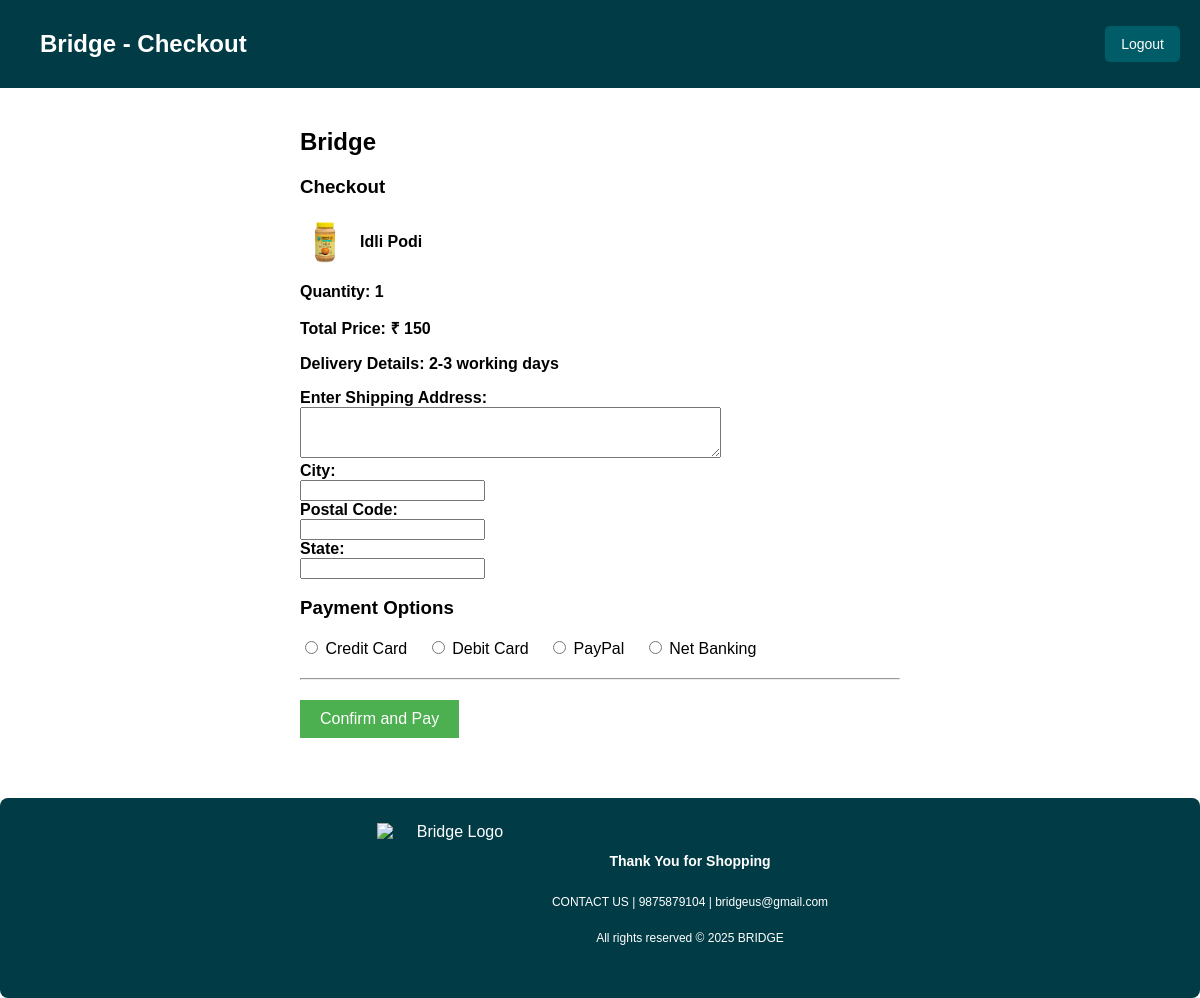
The app's page /checkout/1 (signed in) with its own data.
### tables this page shows
CREATE TABLE products (
    id INTEGER PRIMARY KEY AUTOINCREMENT,
    name TEXT NOT NULL,
    description TEXT NOT NULL,
    price INTEGER NOT NULL,
    quantity INTEGER NOT NULL,
    image TEXT NOT NULL,
    category TEXT,
    seller_id INTEGER,
    FOREIGN KEY (seller_id) REFERENCES sellers(id)
);

### app.py (the view, shortened to what this page needs)
@app.route('/checkout/<int:product_id>', methods=['GET', 'POST'])
def checkout(product_id):
    conn = get_db()
    cur = conn.cursor()
    cur.execute("""
        SELECT id, name, price, image, description, quantity
        FROM products
        WHERE id = ?
    """, (product_id,))
    product = cur.fetchone()
    if not product:
        return "Product not found", 404
    user_id = session.get('user_id')
    if not user_id:
        flash("Please log in to complete checkout.", "error")
        return redirect(url_for('login'))
    quantity = request.args.get('quantity', type=int)
    if quantity is None:
        cur.execute("SELECT quantity FROM cart WHERE user_id = ? AND product_id = ?", (user_id, product_id))
        cart_item = cur.fetchone()
        quantity = cart_item['quantity'] if cart_item else 1
    if product['quantity'] == 0:
        flash("Product out of stock.", "error")
        return redirect(url_for('product_view', product_id=product_id))
    if quantity > product['quantity']:
        flash(f"Only {product['quantity']} items left in stock.", "error")
        return redirect(url_for('product_view', product_id=product_id))
    total_price = product['price'] * quantity
    cur.execute("""
        SELECT address_line, city, postal_code, state
        FROM addresses
        WHERE user_id = ?
        ORDER BY id DESC LIMIT 1
    """, (user_id,))
    address = cur.fetchone()
    return render_template('checkout.html', product=product, quantity=quantity, total_price=total_price, address=address)

### app.py (called while the page is built)
def get_db():
    conn = sqlite3.connect('users.db')
    conn.row_factory = sqlite3.Row  # To return rows as dictionaries
    return conn

### templates/checkout.html (shortened to what this page needs)
<!DOCTYPE html>
<html lang="en">
<head>
</head>
<body>
<div class="header">
    <div class="header">Bridge - Checkout</div>
    <button class="logout-button" onclick="logout()">Logout</button>
</div>
<div class="container">
    <h2>Bridge</h2>
    <h3>Checkout</h3>
    <form method="POST">
        <div class="product">
            <img src="{{ url_for('static', filename='images/' + product.image) }}" alt="Product Image">
            <strong>{{ product.name }}</strong>
        </div>
        <p><strong>Quantity: {{ quantity }}</strong></p>
        <p><strong>Total Price: ₹ {{ total_price }}</strong></p>
        <p><strong>Delivery Details: 2-3 working days</strong></p>
        <label for="address"><strong>Enter Shipping Address:</strong></label><br>
        <textarea name="address" id="address" rows="3" cols="50" required>{{ address.address_line if address else '' }}</textarea><br>
        <label for="city"><strong>City:</strong></label><br>
        <input type="text" name="city" id="city" value="{{ address.city if address else '' }}" required><br>
        <label for="postal_code"><strong>Postal Code:</strong></label><br>
        <input type="text" name="postal_code" id="postal_code" value="{{ address.postal_code if address else '' }}" required><br>
        <label for="state"><strong>State:</strong></label><br>
        <input type="text" name="state" id="state" value="{{ address.state if address else '' }}" required><br>
        <h3>Payment Options</h3>
        <div class="payment-options">
            <input type="radio" name="payment" id="credit-card" value="Credit Card"> <label for="credit-card">Credit Card</label>
            <input type="radio" name="payment" id="debit-card" value="Debit Card"> <label for="debit-card">Debit Card</label>
            <input type="radio" name="payment" id="paypal" value="PayPal"> <label for="paypal">PayPal</label>
            <input type="radio" name="payment" id="net-banking" value="Net Banking"> <label for="net-banking">Net Banking</label>
        </div>
        <hr>
        <button class="confirm-button" type="submit">Confirm and Pay</button>
    </form>
</div>
<div class="footer">
    <div class="footer-content">
        <img src="{{ url_for('static', filename='bridge_logo.png') }}" alt="Bridge Logo">
        <div class="footer-text">
            <p style="font-size: 14px; font-weight: bold;">Thank You for Shopping</p>
            <p style="font-size: 12px;">CONTACT US | 9875879104 | bridgeus@gmail.com</p>
            <p style="margin-top: 10px; font-size: 12px;">All rights reserved © 2025 BRIDGE</p>
        </div>
    </div>
</div>
</body>
</html>

### templates/checkout.html (style rules this page uses)
body { font-family: Arial, sans-serif; background-color: #FFFFFF; text-align: center; padding: 0; margin: 0; }
.header { background: #003B46; color: white; padding: 15px 20px; font-size: 24px; font-weight: bold; display: flex; justify-content: space-between; align-items: center; }
.logout-button { background-color: #005C67; color: white; border: none; padding: 10px 16px; font-size: 14px; border-radius: 5px; cursor: pointer; transition: background-color 0.3s ease; }
.container { max-width: 600px; margin: auto; text-align: left; padding: 20px; }
.product { display: flex; align-items: center; margin: 10px 0; }
.product img { width: 50px; height: 50px; margin-right: 10px; background: #ccc; }
.payment-options { margin: 15px 0; }
.payment-options label { margin-right: 15px; }
.confirm-button { background-color: #4CAF50; color: white; padding: 10px 20px; border: none; cursor: pointer; font-size: 16px; }
.footer { background: #003B46; color: white; padding: 20px; margin-top: 40px; display: flex; align-items: center; justify-content: center; border-radius: 8px; }
.footer-content { display: flex; align-items: center; gap: 20px; }
.footer-content img { height: 150px; width: 150px; object-fit: contain; border-radius: 5px; padding: 5px; }
.footer-text { display: flex; flex-direction: column; align-items: center; }
hr { margin: 20px 0; }

### records on screen
products: image (picture), name "Idli Podi"

### other values on screen
{{ quantity }} "1"
{{ total_price }} "150"
